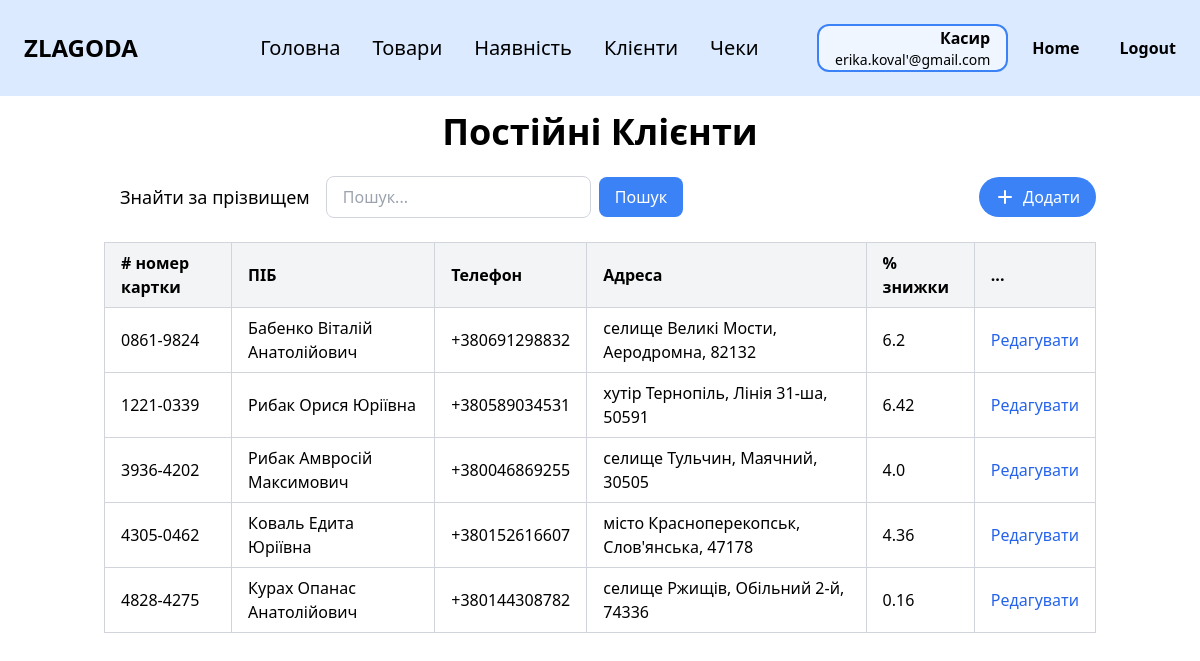
/clients (signed in), run on an earlier commit of the app's database.
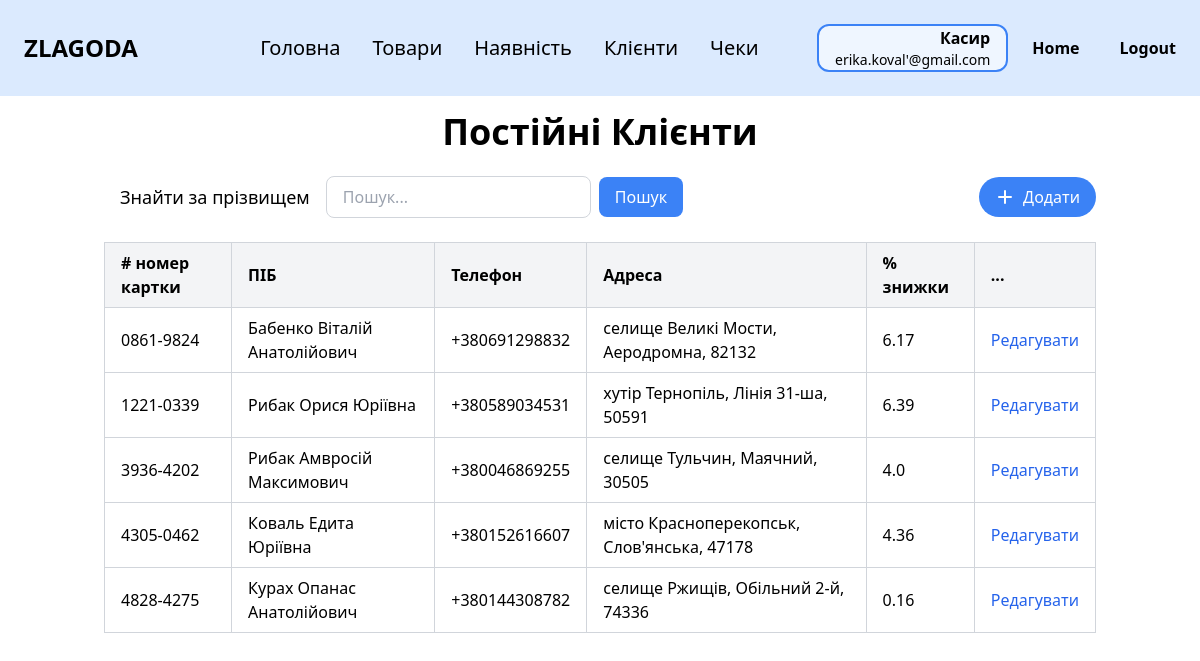
And on a later commit of the database.
### zlg_website/models.py (models this page shows, shortened)
class Employee(db.Model, UserMixin):
    __tablename__ = 'employee'
    id = db.Column(db.Integer, primary_key=True)
    last_name = db.Column(db.String(100))
    first_name = db.Column(db.String(100))
    middle_name = db.Column(db.String(100))
    position = db.Column(db.String(100))
    salary = db.Column(db.Float)
    start_date = db.Column(db.Date)
    birth_date = db.Column(db.Date)
    phone = db.Column(db.String(20))
    city = db.Column(db.String(100))
    street = db.Column(db.String(100))
    postal_code = db.Column(db.String(10))
    password = db.Column(db.String(10000))
    email = db.Column(db.String(100), unique=True)
    @property
    def full_name(self):
        parts = [self.last_name, self.first_name, self.middle_name]
        return " ".join(part for part in parts if part)
    @property
    def address(self):
        return f"{self.city}, {self.street}, {self.postal_code}"

class CustomerCard(db.Model):
    __tablename__ = 'customer_card'
    card_number = db.Column(db.String(20), primary_key=True)
    last_name = db.Column(db.String(100))
    first_name = db.Column(db.String(100))
    middle_name = db.Column(db.String(100))
    phone = db.Column(db.String(20))
    city = db.Column(db.String(100), nullable=True)
    street = db.Column(db.String(100), nullable=True)
    postal_code = db.Column(db.String(10), nullable=True)
    discount_percent = db.Column(db.Float)

### zlg_website/views/clients.py (the view, shortened to what this page needs)
@views.route('/clients')
@login_required
def clients():
    search_query = request.args.get('search', '')
    city_filter = request.args.get('city')
    sort = request.args.get('sort')
    order = request.args.get('order', 'asc')
    query = CustomerCard.query
    if city_filter:
        query = query.filter(CustomerCard.city.ilike(f"%{city_filter}%"))
    if sort == 'last_name':
        query = query.order_by(
            CustomerCard.last_name.desc() if order == 'desc' else CustomerCard.last_name.asc()
        )
    else:
        query = query.order_by(CustomerCard.card_number.asc())
    clients = query.all()
    return render_template("clients.html", user=current_user, clients=clients,
                           current_city=city_filter, search_query=search_query)

### zlg_website/__init__.py (called while the page is built)
def create_app():
    app = Flask(__name__)
    app.config['SECRET_KEY'] = 'zlagoda'
    app.config['SQLALCHEMY_DATABASE_URI'] = f'sqlite:///{os.path.join(app.instance_path, DB_NAME)}'
    db.init_app(app)
    from .views import views
    from .auth import auth
    app.register_blueprint(views, url_prefix='/')
    app.register_blueprint(auth, url_prefix='/')
    from .models import Employee
    with app.app_context():
        if database_is_empty():
            create_database(app)
    login_manager = LoginManager()
    login_manager.login_view = 'auth.login'
    login_manager.init_app(app)
    @login_manager.user_loader
    def load_user(id):
        return Employee.query.get(int(id))
    return app

### zlg_website/templates/clients.html (shortened to what this page needs)
{% extends "base.html" %}
{% block content %}
<div class="py-4">
    <h1 class="text-4xl font-bold mb-6 text-center">Постійні Клієнти</h1>
    <div class="flex justify-between items-center mb-6">
        <div class="flex items-center">
            {% if user.position == 'Менеджер' %}
            <p class="mr-4 ml-4 text-lg">Знайти за % знижки</p>
            {% elif user.position == 'Касир' %}
            <p class="mr-4 ml-4 text-lg">Знайти за прізвищем</p>
            {% endif %}
            <form method="GET" action="{{ url_for('views.clients') }}" class="flex items-center" id="search-form">
                <input
                        type="text"
                        name="search"
                        placeholder="Пошук..."
                        value="{{ request.args.get('search', '') }}"
                        class="px-4 py-2 border border-gray-300 rounded-lg focus:outline-none focus:ring-2 focus:ring-blue-500"
                />
                <button type="submit" class="ml-2 px-4 py-2 bg-blue-500 text-white rounded-lg hover:bg-blue-600">Пошук
                </button>
            </form>
        </div>
        <div class="flex space-x-4">
            <a href="{{ url_for('views.add_client') }}">
                <button class="flex items-center px-4 py-2 bg-blue-500 text-white rounded-full hover:bg-blue-600">
                    <svg xmlns="http://www.w3.org/2000/svg" class="h-5 w-5 mr-2" viewBox="0 0 20 20" fill="currentColor">
                        <path fill-rule="evenodd"
                              d="M10 3a1 1 0 011 1v5h5a1 1 0 110 2h-5v5a1 1 0 11-2 0v-5H4a1 1 0 110-2h5V4a1 1 0 011-1z"
                              clip-rule="evenodd"/>
                    </svg>
                    Додати
                </button>
            </a>
        </div>
    </div>
    <div class="overflow-x-auto">
        <table class="min-w-full border-collapse border border-gray-300">
            <thead>
            <tr class="bg-gray-100">
                <th class="border border-gray-300 px-4 py-2 text-left"># номер картки</th>
                <th class="border border-gray-300 px-4 py-2 text-left">
                    <a href="{{ url_for('views.clients', search=request.args.get('search'), sort='last_name', order='asc' if request.args.get('order') == 'desc' else 'desc') }}"
                       class="hover:underline">
                        ПІБ
                    </a>
                </th>
                <th class="border border-gray-300 px-4 py-2 text-left">Телефон</th>
                <th class="border border-gray-300 px-4 py-2 text-left">Адреса</th>
                <th class="border border-gray-300 px-4 py-2 text-left">% знижки</th>
                <th class="border border-gray-300 px-4 py-2 text-left">...</th>
            </tr>
            </thead>
            <tbody>
            {% if clients %}
            {% for client in clients %}
            <tr>
                <td class="border border-gray-300 px-4 py-2">{{ client.card_number }}</td>
                <td class="border border-gray-300 px-4 py-2">{{ client.last_name }} {{ client.first_name }} {{ client.middle_name }}</td>
                <td class="border border-gray-300 px-4 py-2">{{ client.phone }}</td>
                <td class="border border-gray-300 px-4 py-2">
                    {{ (client.city or '') + (', ' if client.city and client.street else '') + (client.street or '') +
                    (', ' if (client.city or client.street) and client.postal_code else '') + (client.postal_code or '') }}
                </td>
                <td class="border border-gray-300 px-4 py-2">{{ client.discount_percent }}</td>
                <td class="border border-gray-300 px-4 py-2">
                    <div class="flex flex-col space-y-1">
                        <a href="{{ url_for('views.edit_client', client_id=client.card_number) }}" class="text-blue-600 hover:underline">Редагувати</a>
                    </div>
                </td>
            </tr>
            {% endfor %}
            {% else %}
            <tr>
                <td colspan="6" class="text-center py-4 text-gray-500">Клієнтів не знайдено</td>
            </tr>
            {% endif %}
            </tbody>
        </table>
    </div>
</div>
{% endblock %}

### zlg_website/templates/base.html (shortened to what this page needs)
<!DOCTYPE html>
<html lang="en">
<head>
    <link rel="stylesheet" href="https://cdn.jsdelivr.net/npm/tailwindcss@2.2.19/dist/tailwind.min.css">
</head>
<body class="bg-white text-black">
<nav class="bg-blue-100 p-6">
    <div class="flex items-center justify-between">
        <div class="text-black text-2xl font-black mr-16">ZLAGODA</div>
        {% if user.is_authenticated %}
        <div class="flex gap-8 max-md:gap-5 max-sm:hidden">
            <a href="/" class="text-xl cursor-pointer max-md:text-base">Головна</a>
            {% if user.position == 'Менеджер' %}
            <a href="/employees" class="text-xl cursor-pointer max-md:text-base">Працівники</a>
            <a href="/categories" class="text-xl cursor-pointer max-md:text-base">Категорії</a>
            <a href="/products" class="text-xl cursor-pointer max-md:text-base">Товари</a>
            <a href="/stock" class="text-xl cursor-pointer max-md:text-base">Наявність</a>
            <a href="/clients" class="text-xl cursor-pointer max-md:text-base">Клієнти</a>
            <a href="/receipts" class="text-xl cursor-pointer max-md:text-base">Чеки</a>
            {% elif user.position == 'Касир' %}
            <a href="/products" class="text-xl cursor-pointer max-md:text-base">Товари</a>
            <a href="/stock" class="text-xl cursor-pointer max-md:text-base">Наявність</a>
            <a href="/clients" class="text-xl cursor-pointer max-md:text-base">Клієнти</a>
            <a href="/receipts" class="text-xl cursor-pointer max-md:text-base">Чеки</a>
            {% endif %}
        </div>
        {% endif %}
        {% if user.is_authenticated %}
        <div class="flex items-center gap-6">
            <div class="px-4 border-2 border-blue-500 rounded-xl bg-blue-50 text-right">
                <p class="text-base font-semibold">
                    {% if user.position == 'Касир' %}
                    Касир
                    {% elif user.position == 'Менеджер' %}
                    Менеджер
                    {% else %}
                    {{ user.position }}
                    {% endif %}
                </p>
                <p class="text-sm">{{ user.email }}</p>
            </div>
            <a href="/welcome" class="text-black font-bold mr-4">Home</a>
            <a href="/logout" class="text-black font-bold">Logout</a>
        </div>
        {% else %}
        <a href="/login" class="text-black font-bold">Login</a>
        {% endif %}
    </div>
</nav>
<div class="container mx-auto px-4">
    {% block content %}{% endblock %}
</div>
</body>
</html>

What changed in the data, as far as the page shows it:
changed CustomerCard "Бабенко": discount_percent "6.2" → "6.17"
changed CustomerCard "Орися": discount_percent "6.42" → "6.39"
